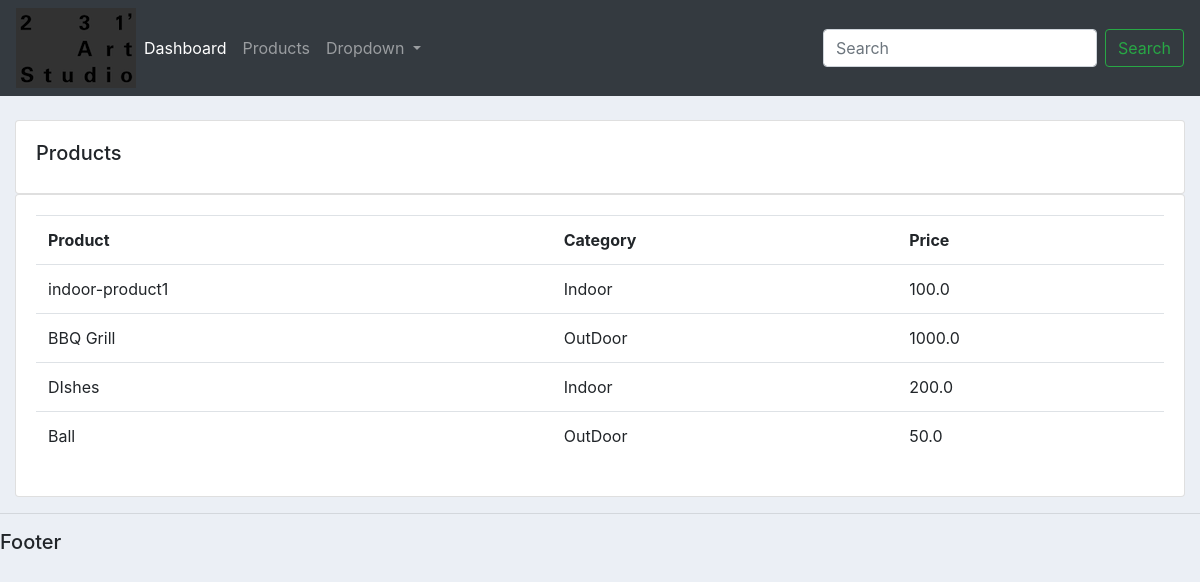
Screenshot of /products/ with the database file from the repository.
### accounts/models.py (models this page shows, shortened)
class Product(models.Model):
	CATEGORY = (
		('Indoor', 'Indoor'),
		('OutDoor', 'OutDoor'),
		)
	name = models.CharField(max_length=200, null=True)
	price = models.FloatField(null=True)
	category = models.CharField(max_length=200, null=True, choices=CATEGORY)
	description = models.CharField(max_length=200, null=True, blank = True)
	date_created = models.DateTimeField(auto_now_add=True, null=True)
	tags = models.ManyToManyField(Tag)

### accounts/views.py (the view)
# urls.py: path('products/', views.products, name="products"),
def products(request):
	products = Product.objects.all()
	return render(request, "accounts/products.html", {'products':products})

### accounts/templates/accounts/products.html
{% extends 'accounts/main.html' %}
{% block content %}
		<br>
		<div class="row">
			<div class="col-md">
				<div class="card card-body">
					<h5>Products</h5>
				</div>
				<div class="card card-body">
					<table class = "table">
						<tr>
							<th>Product</th>
							<th>Category</th>
							<th>Price</th>
						</tr>
						{% for i in products %}
							<tr>
								<td>{{i.name}}</td>
								<td>{{i.category}}</td>
								<td>{{i.price}}</td>
							</tr>
						{% endfor %}
					</table>
				</div>
			</div>
		</div>
{% endblock %}

### static/css_files/main.css (style rules this page uses)
body { background-color: #ebeff5; }

### rows the page displays
Product: name "indoor-product1", category "Indoor", price "100.0"
Product: name "BBQ Grill", category "OutDoor", price "1000.0"
Product: name "DIshes", category "Indoor", price "200.0"
Product: name "Ball", category "OutDoor", price "50.0"
